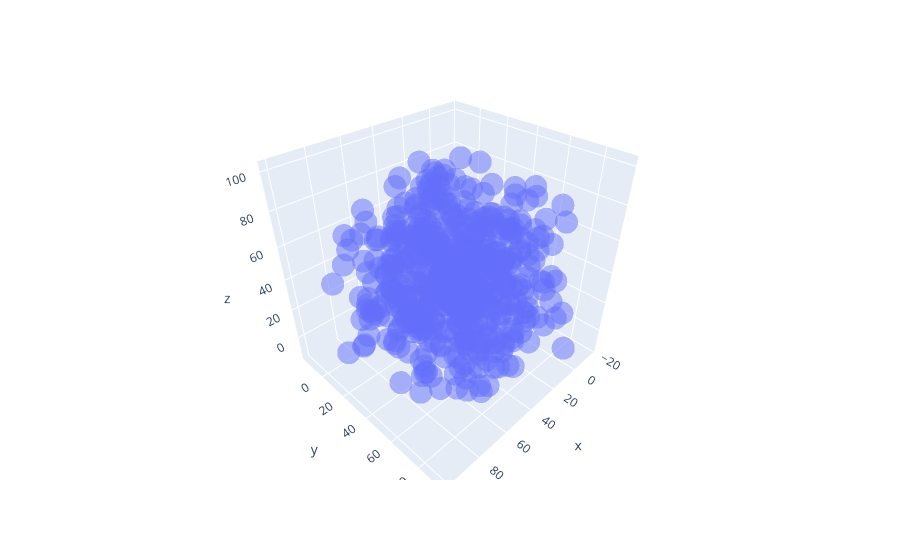

The notebook cell this image was saved under:
### Code cell
i = 490
px.scatter_3d(x=confs[i][:,0], y=confs[i][:,1], z=confs[i][:,2], opacity=0.5)

### Figure 1 — Plotly figure (JSON) as saved in the notebook; plotly's stock layout.template omitted (floating-point values rounded to 4 significant figures; data arrays with more than 128 entries replaced by an {"elided": "..."} marker saying what was removed)
{"data": [{"hovertemplate": "x=%{x}<br>y=%{y}<br>z=%{z}<extra></extra>", "legendgroup": "", "marker": {"color": "#636efa", "opacity": 0.5, "symbol": "circle"}, "mode": "markers", "name": "", "scene": "scene", "showlegend": false, "type": "scatter3d", "x": {"elided": "500 float values"}, "y": {"elided": "500 float values"}, "z": {"elided": "500 float values"}}], "layout": {"legend": {"tracegroupgap": 0}, "margin": {"t": 60}, "scene": {"domain": {"x": [0, 1], "y": [0, 1]}, "xaxis": {"title": {"text": "x"}}, "yaxis": {"title": {"text": "y"}}, "zaxis": {"title": {"text": "z"}}}}}
